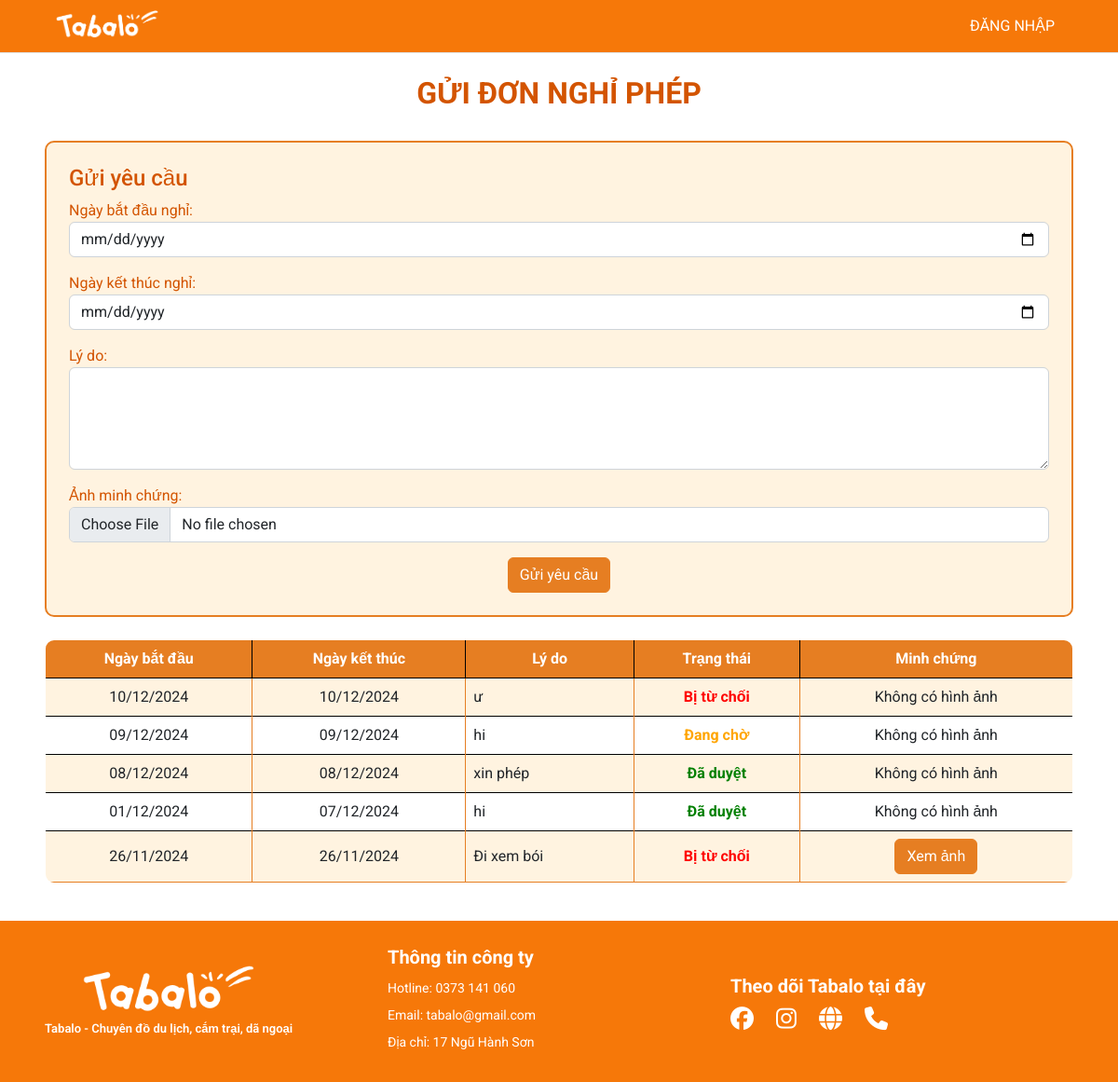
Before: /request-day-off/33trangnha/ with the older database file.
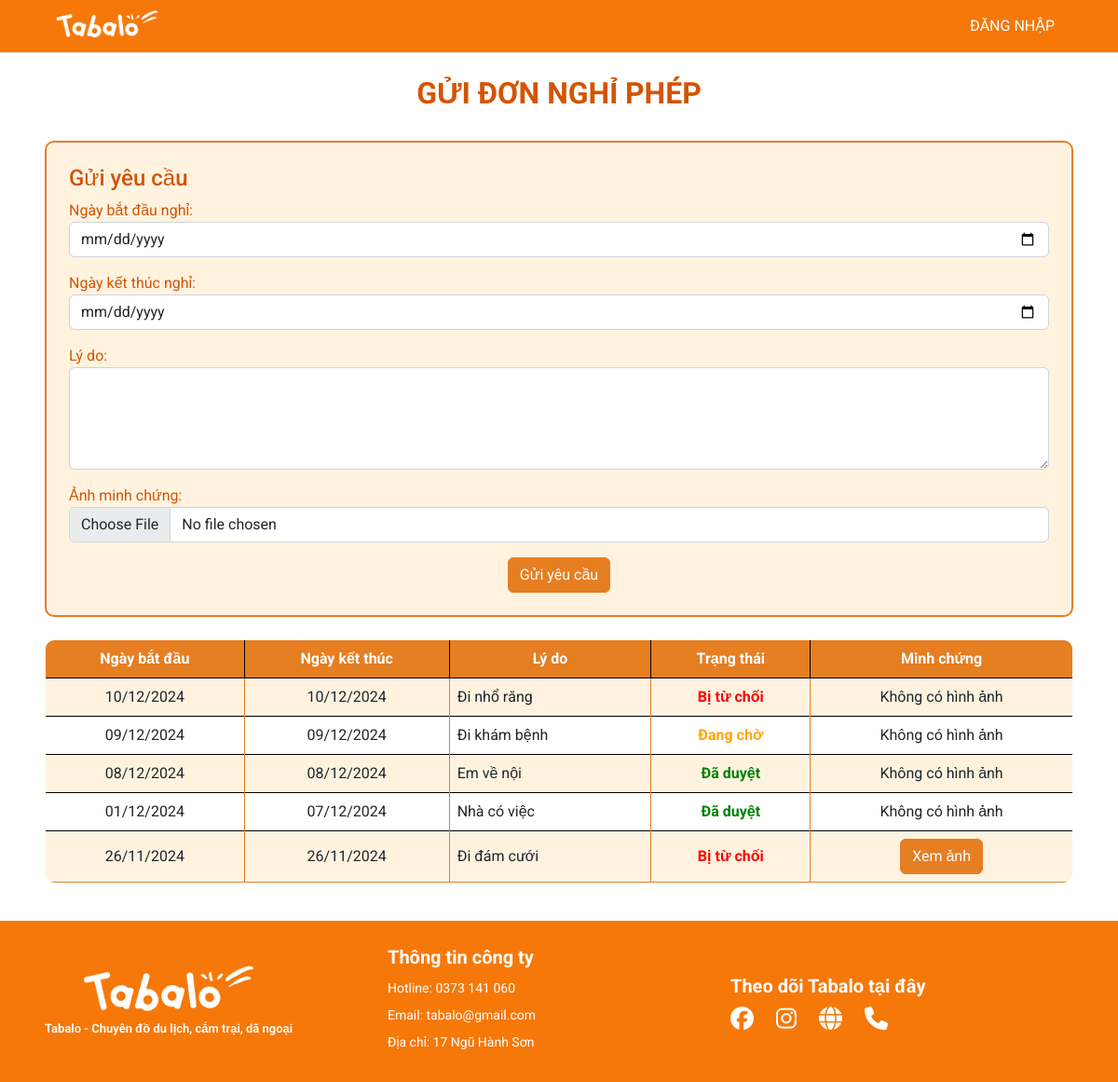
After: the same page with the newer database file.
### myapp/models.py (models this page shows, shortened)
class DayOffRequest(models.Model):
    STATUS_CHOICES = [
        ('pending', 'Pending'),
        ('approved', 'Approved'),
        ('rejected', 'Rejected'),
    ]
    user = models.ForeignKey(User, on_delete=models.CASCADE)
    start_date = models.DateField()
    end_date = models.DateField()
    reason = models.TextField()
    status = models.CharField(max_length=10, choices=STATUS_CHOICES, default='pending')
    image = models.ImageField(upload_to='uploads/', blank=True, null=True)

### myapp/views.py (the view, shortened to what this page needs)
# urls.py: path('request-day-off/<str:username>/', views.request_day_off, name='request-day-off'),
def request_day_off(request, username):
    try:
        title = 'Danh sách nghỉ phép'
        user = User.objects.get(username=username)
        day_off_requests = DayOffRequest.objects.filter(user=user).order_by('-start_date')
        max_end_date = day_off_requests.aggregate(max_end_date=Max('end_date'))['max_end_date'] or None
        if max_end_date:
            max_end_date += timedelta(days=1)
        form = DayOffRequestForm(request.POST or None, request.FILES or None)
        context = {'title': title,'day_off_requests': day_off_requests, 'form': form, 'max_end_date': max_end_date}
        return render(request, 'pages/request_day_off.html', context)
    except User.DoesNotExist:
        return redirect('home')

### myapp/forms.py
class DayOffRequestForm(forms.ModelForm):
    class Meta:
        model = DayOffRequest
        fields = ['start_date', 'end_date', 'reason', 'image']
        labels = {'start_date': 'Ngày bắt đầu nghỉ', 'end_date': 'Ngày kết thúc nghỉ', 'reason': 'Lý do', 'image': 'Ảnh minh chứng'}
        widgets = {
            'start_date': forms.DateInput(attrs={'type': 'date', 'class': 'form-control'}),
            'end_date': forms.DateInput(attrs={'type': 'date', 'class': 'form-control'}),
            'reason': forms.Textarea(attrs={'rows': 4, 'class': 'form-control'}),
            'image': forms.FileInput(attrs={'type': 'file', 'class': 'form-control'})}

### management/context_processors.py (called while the page is built)
def pending_dayoff(request):
  count_pending = DayOffRequest.objects.filter(status='pending').count()
  return {'count_pending': count_pending}

def pending_letter(request):
    count_letter_pending = Letter.objects.filter(status='Đang xử lý').count()
    return {'count_letter_pending': count_letter_pending}

### templates/pages/request_day_off.html (shortened to what this page needs)
{% extends '../layouts/base.html' %}
{% load static %}
{% block main %}
<link rel="stylesheet" href="{% static 'styles/table.css' %}">
<br>
<h1 style="text-align: center; font-size: 2rem; font-weight: bold; color: #D35400;">GỬI ĐƠN NGHỈ PHÉP</h1>
<br>
<div class="container p-4" style="background-color: #FFF3E0; border: 2px solid #E67E22; border-radius: 10px;">
  <h2 style="font-size: 1.5rem; color: #D35400;">Gửi yêu cầu</h2>
  <form method="POST" enctype="multipart/form-data" class="form-request" max_end_date="{{ max_end_date|date:'Y-m-d' }}">
    {{ form.as_p }}
    <center>
      <button type="submit" class="btn btn-primary" style="background-color: #E67E22; border-color: #E67E22;">Gửi yêu cầu</button>
    </center>
  </form>
</div>
<br>
{% if day_off_requests %}
<table class="table table-hover table-bordered custom-border" style="border-radius: 10px; overflow: hidden;">
  <thead class="bg-tab text-white" style="background-color: #E67E22;">
    <tr>
      <th scope="col" class="text-center" >Ngày bắt đầu</th>
      <th scope="col" class="text-center" >Ngày kết thúc</th>
      <th scope="col" class="text-center" >Lý do</th>
      <th scope="col" class="text-center" >Trạng thái</th>
      <th scope="col" class="text-center" >Minh chứng</th>
    </tr>
  </thead>
  <tbody>
    {% for request in day_off_requests %}
    <tr class="table-row" style="transition: background-color 0.3s;">
      <td class="text-center align-middle border-cell">{{ request.start_date|date:"d/m/Y" }}</td>
      <td class="text-center align-middle border-cell">{{ request.end_date|date:"d/m/Y" }}</td>
      <td class="align-middle border-cell">{{ request.reason }}</td>
      <td class="text-center align-middle border-cell">
        {% if request.status == 'approved' %}
        <span style="color: green; font-weight: bold;">Đã duyệt</span>
        {% elif request.status == 'pending' %}
        <span style="color: orange; font-weight: bold;">Đang chờ</span>
        {% else %}
        <span style="color: red; font-weight: bold;">Bị từ chối</span>
        {% endif %}
      </td>
      <td class="text-center align-middle border-cell">
        {% if request.image %}
        <a href="{{ request.image.url }}" target="_blank" style="text-decoration: none;">
          <button class="btn btn-secondary" style="background-color: #E67E22; border-color: #E67E22; color: white;">
            Xem ảnh
          </button>
        </a>
        {% else %}
        <span>Không có hình ảnh</span>
        {% endif %}
      </td>
    </tr>
    {% endfor %}
  </tbody>
</table>
<br>
{% endif %}
{% endblock %}

Changed rows visible on the page:
changed DayOffRequest: reason "ư" → "Đi nhổ răng"
changed DayOffRequest: reason "hi" → "Đi khám bệnh"
changed DayOffRequest: reason "xin phép" → "Em về nội"
changed DayOffRequest: reason "hi" → "Nhà có việc"
changed DayOffRequest: reason "Đi xem bói" → "Đi đám cưới"
